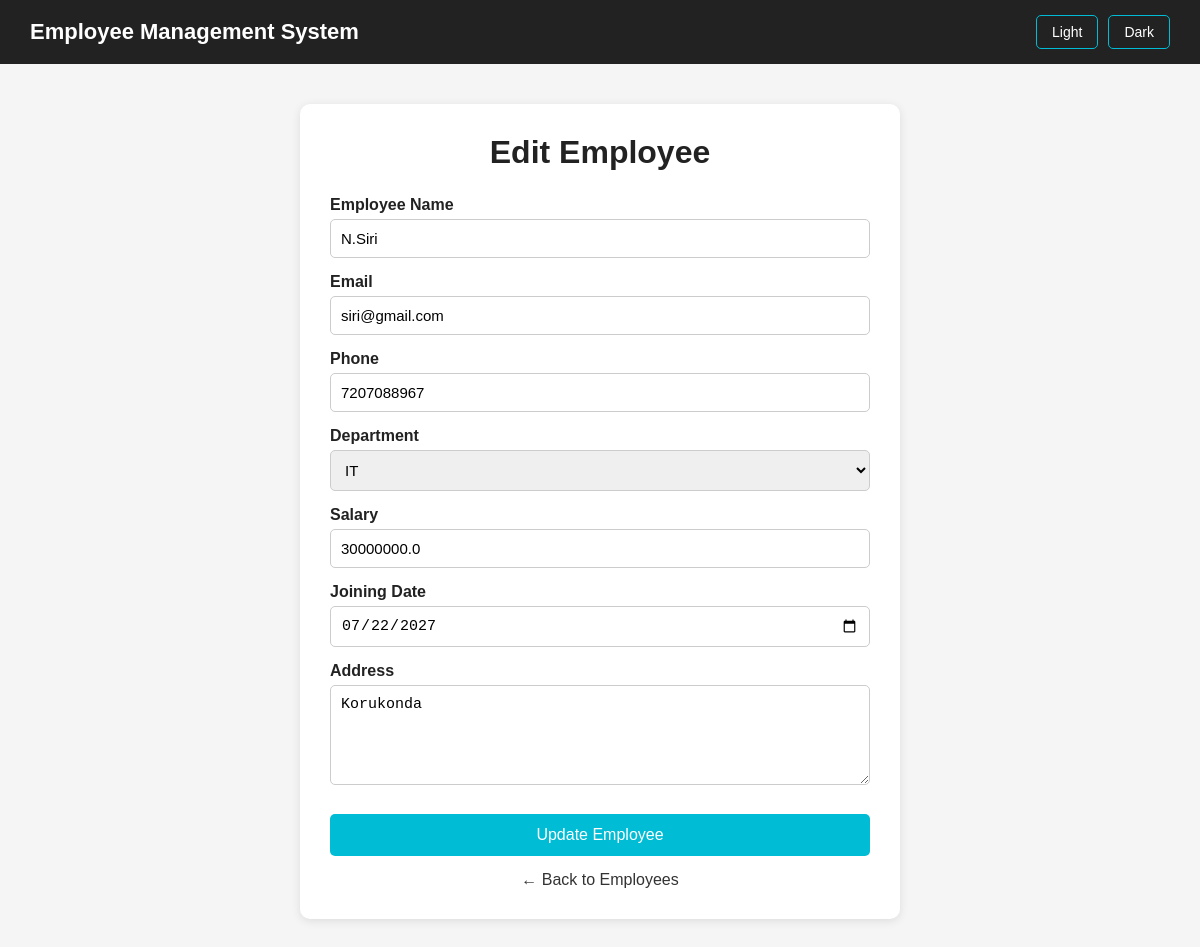
The app's page /edit-employee/2 (signed in) with its own data.
### tables this page shows
CREATE TABLE employees (

            id INTEGER PRIMARY KEY AUTOINCREMENT,

            employeename TEXT NOT NULL,

            email TEXT NOT NULL,

            phone_number TEXT NOT NULL,

            department TEXT NOT NULL,

            salary REAL NOT NULL,

            Joining_Date TEXT NOT NULL,

            address TEXT NOT NULL

        );

### server.py (the view, shortened to what this page needs)
@app.route("/edit-employee/<int:employee_id>", methods=["GET", "POST"])
@login_required
def edit_employee(employee_id):
    connection = get_database_connection()
    cursor = connection.cursor()
    cursor.execute("""
        SELECT * FROM employees WHERE id = ?
    """, (employee_id,))
    employee = cursor.fetchone()
    connection.close()
    if employee is None:
        return "Employee not found."
    return render_template(
        "edit-employee.html",
        employee=employee
    )

### server.py (called while the page is built)
def get_database_connection():
    connection = sqlite3.connect(DATABASE)
    connection.row_factory = sqlite3.Row
    return connection

def login_required(function):
    @wraps(function)
    def decorated_function(*args, **kwargs):
        if "user_id" not in session:
            return redirect(url_for("login"))
        return function(*args, **kwargs)
    return decorated_function

@app.context_processor
def inject_theme():
    return {
        "theme": request.cookies.get("theme", "light")
    }

### Templates/edit-employee.html (shortened to what this page needs)
<!DOCTYPE html>
<html lang="en">
<head>
</head>
<body class="{{ theme }}">
    <nav class="navbar">
        <div class="logo">
            Employee Management System
        </div>
        <div class="theme-buttons">
            <a href="/set-theme/light">
                Light
            </a>
            <a href="/set-theme/dark">
                Dark
            </a>
        </div>
    </nav>
    <div class="container">
        <h1>Edit Employee</h1>
        <form action="/edit-employee/{{ employee['id'] }}" method="POST">
            <label for="employeename">
                Employee Name
            </label>
            <input
                type="text"
                id="employeename"
                name="employeename"
                value="{{ employee['employeename'] }}"
                required>
            <label for="email">
                Email
            </label>
            <input
                type="email"
                id="email"
                name="email"
                value="{{ employee['email'] }}"
                required>
            <label for="phone_number">
                Phone
            </label>
            <input
                type="text"
                id="phone_number"
                name="phone_number"
                value="{{ employee['phone_number'] }}"
                required>
            <label for="department">
                Department
            </label>
            <select
                id="department"
                name="department"
                required>
                <option value="IT"
                    {% if employee['department'] == 'IT' %}selected{% endif %}>
                    IT
                </option>
            </select>
            <label for="salary">
                Salary
            </label>
            <input
                type="number"
                id="salary"
                name="salary"
                value="{{ employee['salary'] }}"
                required>
            <label for="Joining_Date">
                Joining Date
            </label>
            <input
                type="date"
                id="Joining_Date"
                name="Joining_Date"
                value="{{ employee['Joining_Date'] }}"
                required>
            <label for="address">
                Address
            </label>
            <textarea
                id="address"
                name="address"
                required>{{ employee['address'] or '' }}</textarea>
            <button type="submit" class="update-btn">
                Update Employee
            </button>
        </form>
        <a href="/employees" class="back-btn">
            ← Back to Employees
        </a>
    </div>
</body>
</html>

### Templates/edit-employee.html (style rules this page uses)
* { margin: 0; padding: 0; box-sizing: border-box; }
body { font-family: Arial, sans-serif; background-color: #f5f5f5; color: #222; transition: 0.3s; }
.navbar { background-color: #222; padding: 15px 30px; display: flex; align-items: center; }
.logo { color: white; font-size: 22px; font-weight: bold; margin-right: auto; }
.theme-buttons { display: flex; gap: 10px; }
.theme-buttons a { color: white; text-decoration: none; border: 1px solid #00bcd4; border-radius: 5px; padding: 8px 15px; font-size: 14px; }
.container { width: 600px; max-width: 90%; margin: 40px auto; background-color: white; padding: 30px; border-radius: 10px; box-shadow: 0 2px 10px rgba(0, 0, 0, 0.1); }
h1 { text-align: center; margin-bottom: 25px; }
label { display: block; margin-top: 15px; margin-bottom: 5px; font-weight: bold; }
input, select, textarea { width: 100%; padding: 10px; border: 1px solid #ccc; border-radius: 5px; font-size: 15px; }
textarea { height: 100px; resize: vertical; }
.update-btn { width: 100%; margin-top: 25px; padding: 12px; border: none; background-color: #00bcd4; color: white; font-size: 16px; border-radius: 5px; cursor: pointer; }
.back-btn { display: block; text-align: center; margin-top: 15px; text-decoration: none; color: #333; }
body.light { background-color: #f5f5f5; color: #222; }
body.light .container { background-color: white; }
body.light h1, body.light label { color: #222; }

### records on screen
employees: employeename "N.Siri", email "siri@gmail.com", phone_number "7207088967", department "IT", salary "30000000.0", Joining_Date "07/22/2027", address "Korukonda"
